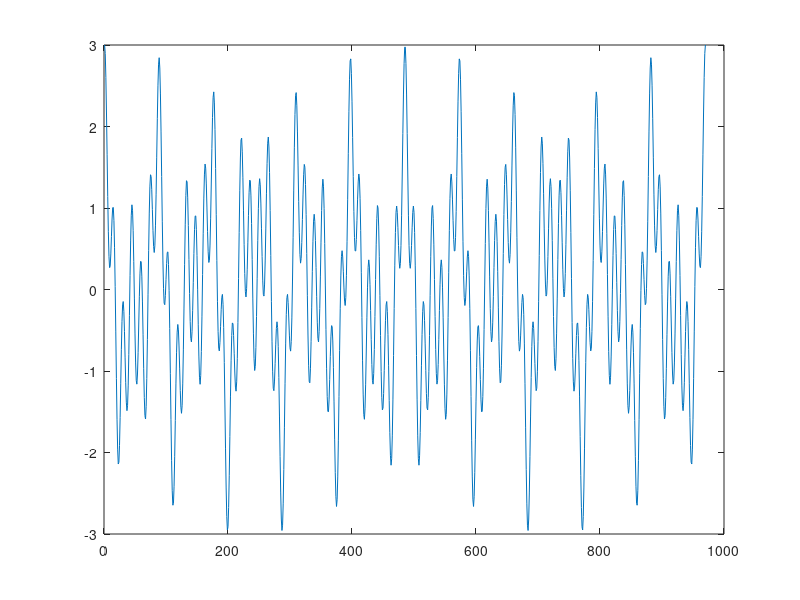
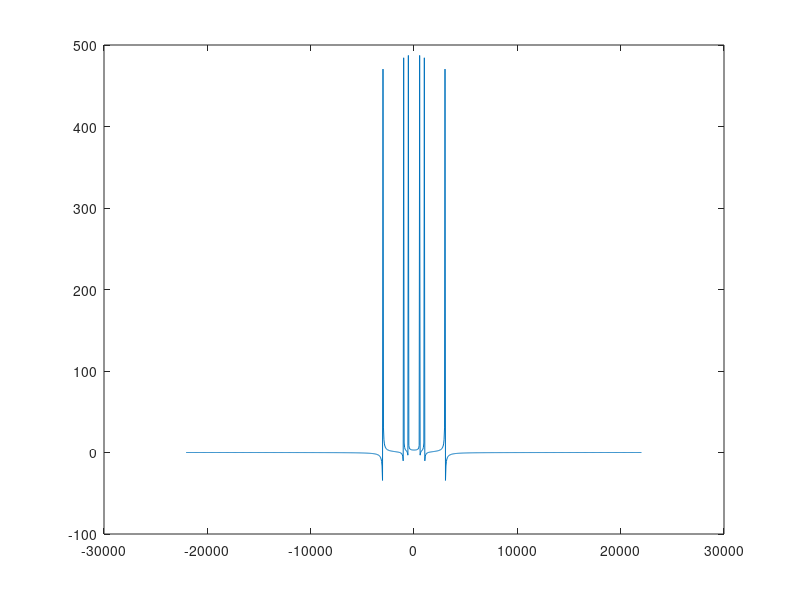

Recreate these plots in MATLAB, in order.
fs=44100;
t=linspace(0,0.022,0.022*fs);
x1=cos(2*1000*pi*t);
x2=cos(2*3000*pi*t);
x3=cos(2*43500*pi*t);
figure;plot(x1+x2+x3)

n=length(x1);
f=(-n/2:n/2-1)*(fs/n);
f_domain=fftshift(fft(x1+x2+x3));
figure;plot(f,f_domain)